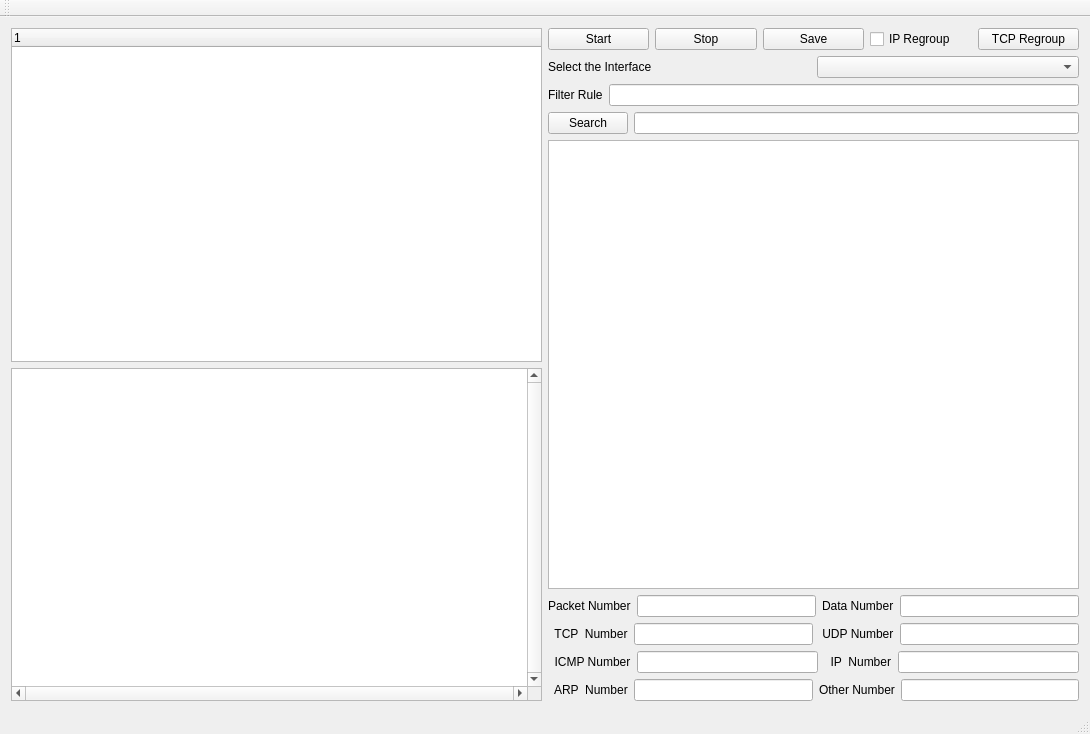
<?xml version="1.0" encoding="UTF-8"?>
<ui version="4.0">
 <class>MainWindow</class>
 <widget class="QMainWindow" name="MainWindow">
  <property name="geometry">
   <rect>
    <x>0</x>
    <y>0</y>
    <width>1090</width>
    <height>734</height>
   </rect>
  </property>
  <property name="windowTitle">
   <string>MainWindow</string>
  </property>
  <widget class="QWidget" name="centralWidget">
   <layout class="QHBoxLayout" name="horizontalLayout_3">
    <item>
     <layout class="QVBoxLayout" name="dataLayout">
      <item>
       <widget class="QTreeWidget" name="detailPart">
        <property name="editTriggers">
         <set>QAbstractItemView::NoEditTriggers</set>
        </property>
        <property name="columnCount">
         <number>1</number>
        </property>
        <column>
         <property name="text">
          <string notr="true">1</string>
         </property>
        </column>
       </widget>
      </item>
      <item>
       <widget class="QTextEdit" name="hexData">
        <property name="font">
         <font>
          <family>Times New Roman</family>
          <pointsize>14</pointsize>
         </font>
        </property>
        <property name="verticalScrollBarPolicy">
         <enum>Qt::ScrollBarAlwaysOn</enum>
        </property>
        <property name="horizontalScrollBarPolicy">
         <enum>Qt::ScrollBarAlwaysOn</enum>
        </property>
        <property name="lineWrapMode">
         <enum>QTextEdit::NoWrap</enum>
        </property>
        <property name="readOnly">
         <bool>true</bool>
        </property>
       </widget>
      </item>
     </layout>
    </item>
    <item>
     <layout class="QVBoxLayout" name="displayLayout">
      <item>
       <layout class="QHBoxLayout" name="buttonLayout">
        <item>
         <widget class="QPushButton" name="buttonStart">
          <property name="text">
           <string>Start</string>
          </property>
         </widget>
        </item>
        <item>
         <widget class="QPushButton" name="buttonStop">
          <property name="text">
           <string>Stop</string>
          </property>
         </widget>
        </item>
        <item>
         <widget class="QPushButton" name="buttonSave">
          <property name="text">
           <string>Save</string>
          </property>
         </widget>
        </item>
        <item>
         <widget class="QCheckBox" name="checkIP">
          <property name="text">
           <string>IP Regroup</string>
          </property>
          <property name="tristate">
           <bool>false</bool>
          </property>
         </widget>
        </item>
        <item>
         <widget class="QPushButton" name="buttonTCP">
          <property name="text">
           <string>TCP Regroup</string>
          </property>
         </widget>
        </item>
       </layout>
      </item>
      <item>
       <layout class="QHBoxLayout" name="choicePart">
        <item>
         <widget class="QLabel" name="iface">
          <property name="text">
           <string>Select the Interface</string>
          </property>
         </widget>
        </item>
        <item>
         <widget class="QComboBox" name="boxIface"/>
        </item>
       </layout>
      </item>
      <item>
       <layout class="QHBoxLayout" name="filterPart">
        <item>
         <widget class="QLabel" name="label">
          <property name="text">
           <string>Filter Rule</string>
          </property>
         </widget>
        </item>
        <item>
         <widget class="QLineEdit" name="filterRule"/>
        </item>
       </layout>
      </item>
      <item>
       <layout class="QHBoxLayout" name="searchPart">
        <item>
         <widget class="QPushButton" name="buttonSearch">
          <property name="text">
           <string>Search</string>
          </property>
         </widget>
        </item>
        <item>
         <widget class="QLineEdit" name="searchRule"/>
        </item>
       </layout>
      </item>
      <item>
       <widget class="QTableWidget" name="tableData"/>
      </item>
      <item>
       <layout class="QHBoxLayout" name="sumPart">
        <item>
         <widget class="QLabel" name="datagram">
          <property name="text">
           <string>Packet Number</string>
          </property>
         </widget>
        </item>
        <item>
         <widget class="QLineEdit" name="numGram"/>
        </item>
        <item>
         <widget class="QLabel" name="flow">
          <property name="text">
           <string>Data Number</string>
          </property>
         </widget>
        </item>
        <item>
         <widget class="QLineEdit" name="numFlow"/>
        </item>
       </layout>
      </item>
      <item>
       <layout class="QHBoxLayout" name="transPart">
        <item>
         <widget class="QLabel" name="tcp">
          <property name="text">
           <string>  TCP  Number</string>
          </property>
         </widget>
        </item>
        <item>
         <widget class="QLineEdit" name="numTcp"/>
        </item>
        <item>
         <widget class="QLabel" name="udp">
          <property name="text">
           <string> UDP Number</string>
          </property>
         </widget>
        </item>
        <item>
         <widget class="QLineEdit" name="numUdp"/>
        </item>
       </layout>
      </item>
      <item>
       <layout class="QHBoxLayout" name="netPart">
        <item>
         <widget class="QLabel" name="icmp">
          <property name="text">
           <string>  ICMP Number</string>
          </property>
         </widget>
        </item>
        <item>
         <widget class="QLineEdit" name="numIcmp"/>
        </item>
        <item>
         <widget class="QLabel" name="ip">
          <property name="text">
           <string>  IP  Number</string>
          </property>
         </widget>
        </item>
        <item>
         <widget class="QLineEdit" name="numIp"/>
        </item>
       </layout>
      </item>
      <item>
       <layout class="QHBoxLayout" name="otherPart">
        <item>
         <widget class="QLabel" name="arp">
          <property name="text">
           <string>  ARP  Number</string>
          </property>
         </widget>
        </item>
        <item>
         <widget class="QLineEdit" name="numArp"/>
        </item>
        <item>
         <widget class="QLabel" name="other">
          <property name="text">
           <string>Other Number</string>
          </property>
         </widget>
        </item>
        <item>
         <widget class="QLineEdit" name="numOther"/>
        </item>
       </layout>
      </item>
     </layout>
    </item>
   </layout>
  </widget>
  <widget class="QMenuBar" name="menuBar">
   <property name="geometry">
    <rect>
     <x>0</x>
     <y>0</y>
     <width>1090</width>
     <height>21</height>
    </rect>
   </property>
  </widget>
  <widget class="QToolBar" name="mainToolBar">
   <attribute name="toolBarArea">
    <enum>TopToolBarArea</enum>
   </attribute>
   <attribute name="toolBarBreak">
    <bool>false</bool>
   </attribute>
  </widget>
  <widget class="QStatusBar" name="statusBar"/>
  <action name="actionOpen">
   <property name="checkable">
    <bool>false</bool>
   </property>
   <property name="text">
    <string>Open File</string>
   </property>
  </action>
  <action name="actionSave">
   <property name="text">
    <string>Save File</string>
   </property>
  </action>
  <action name="actionExit">
   <property name="text">
    <string>Exit</string>
   </property>
  </action>
 </widget>
 <layoutdefault spacing="6" margin="11"/>
 <resources/>
 <connections/>
</ui>
